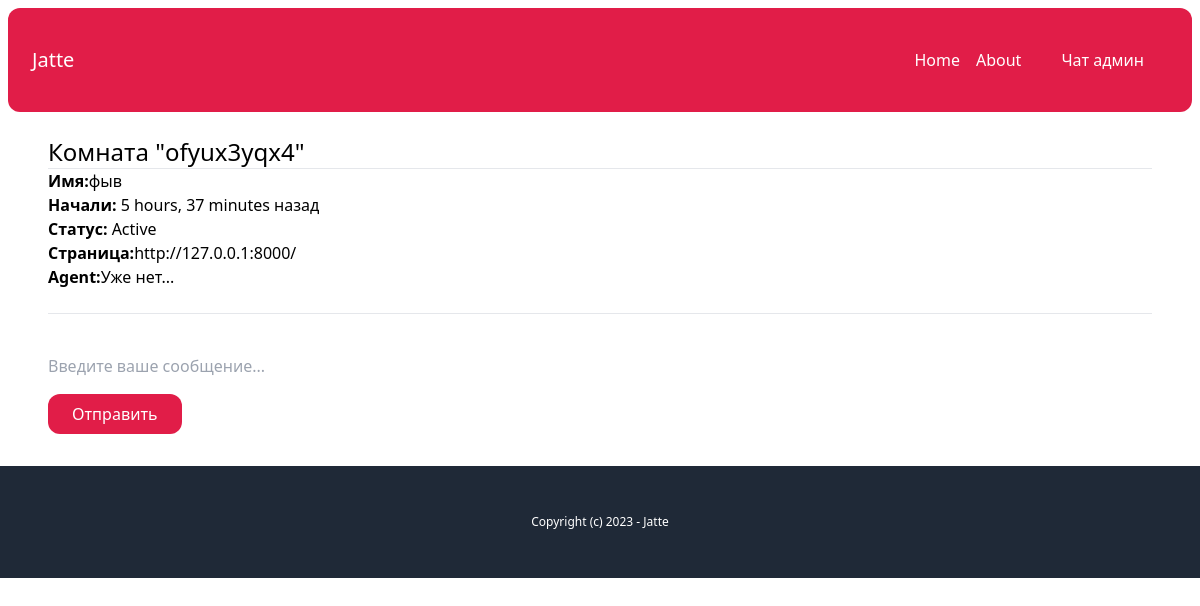
The page /chat-admin/ofyux3yqx4/ (signed in) on the database its author committed.
### chat/models.py (models this page shows, shortened)
class Room(models.Model):
    WAITING = 'waiting'
    ACTIVE = 'active'
    CLOSED = 'closed'
    CHOICES_STATUS = {
        (WAITING, 'Waiting'),
        (ACTIVE, 'Active'),
        (CLOSED, 'Closed'),
    }
    uuid = models.CharField(max_length=255)
    client = models.CharField(max_length=255)
    agent = models.ForeignKey(User, related_name='rooms', blank=True, null=True, on_delete=models.SET_NULL)
    messages = models.ManyToManyField(Message, blank=True)
    url = models.CharField(max_length=255, blank=True, null=True)
    status = models.CharField(max_length=20, choices=CHOICES_STATUS, default=WAITING)
    created_at = models.DateTimeField(auto_now_add=True)
    class Meta:
        ordering = ('-created_at',)

### chat/views.py (the view)
# urls.py: path('chat-admin/<str:uuid>/', views.room, name='room'),
@login_required
def room(request, uuid):
    room = Room.objects.get(uuid=uuid)
    if room.status == Room.WAITING:
        room.status = Room.ACTIVE
        room.agent = request.user
        room.save()
    return render(request, 'chat/room.html', {
        'room': room
    })

### chat/templates/chat/room.html (shortened to what this page needs)
{% extends 'core/base.html'%}
{% load static chatextras %}
{% block content %}
<h1 class="text-2xl">Комната "{{ room.uuid }}"</h1>
<hr class="my-6">
<p class="mb-6">
    <b>Имя:</b>{{ room.client }} <br>
     <b>Начали:</b> {{ room.created_at|timesince}} назад<br>
    <b>Статус:</b> {{ room.get_status_display }}<br>
    <b>Страница:</b>{{ room.url }}<br>
    <b>Agent:</b>{% firstof room.created_by.name 'Уже нет...' %}<br>
</p>
<hr class="mb-6">
{% if room.status == 'active'%}
        <input type="text" name="body" id="chat_message_input" class="w-full mb-4 p-4 bg-gray-100 rounded-xl" placeholder="Введите ваше сообщение...">
        <button id="chat_message_submit" class="py-2 px-6 bg-rose-600 text-white rounded-xl"> Отправить</button>
{%endif%}
{% endblock %}

### rows shown on the page
Room: uuid "ofyux3yqx4", client "фыв", created_at "5 hours, 37 minutes", status "Active", url "http://127.0.0.1:8000/"
